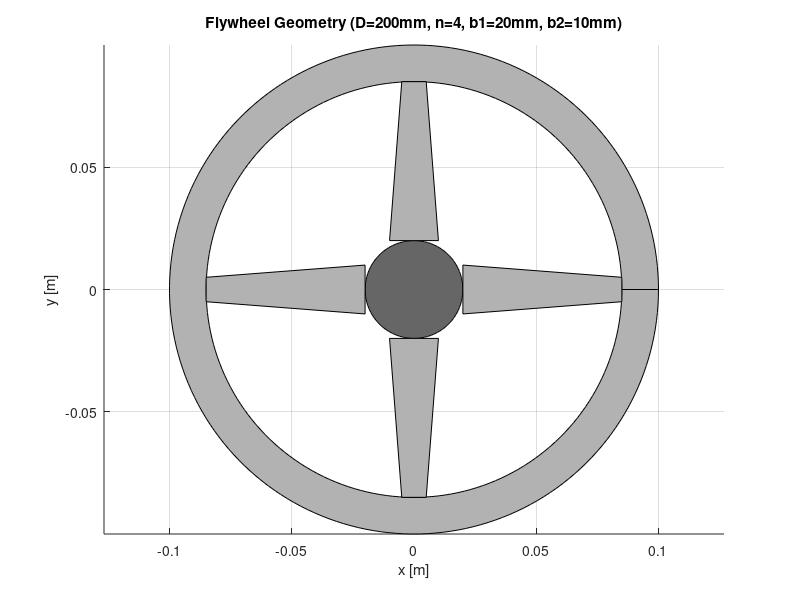

Write MATLAB code to recreate this figure.
% Flywheel Geometry Visualizer
clear; clc;

% --- Parameters (Regular Scale) ---
D = 0.200;          % 200 mm
t_rim = 0.015;      % 15 mm
n = 4;              % 4 spokes
b1 = 0.020;         % 20 mm (hub)
b2 = 0.01;         % 12 mm (rim)
r_hub = 0.020;      % 20 mm

% Calculations
R_out = D/2;
R_in = R_out - t_rim;
theta = linspace(0, 2*pi, 200);

figure('Color', 'w'); hold on;

% 1. Plot Rim
x_out = R_out * cos(theta); y_out = R_out * sin(theta);
x_in = R_in * cos(theta);   y_in = R_in * sin(theta);
fill([x_out, fliplr(x_in)], [y_out, fliplr(y_in)], [0.7 0.7 0.7], 'EdgeColor', 'k');

% 2. Plot Hub
x_h = r_hub * cos(theta); y_h = r_hub * sin(theta);
fill(x_h, y_h, [0.4 0.4 0.4], 'EdgeColor', 'k');

% 3. Plot Spokes
spoke_angles = linspace(0, 2*pi, n+1);
for i = 1:n
    phi = spoke_angles(i);
    
    % Corners of the trapezoidal spoke in local coordinates
    % (x is along the spoke, y is width)
    local_x = [r_hub, R_in, R_in, r_hub];
    local_y = [-b1/2, -b2/2, b2/2, b1/2];
    
    % Rotate to global coordinates
    global_x = local_x * cos(phi) - local_y * sin(phi);
    global_y = local_x * sin(phi) + local_y * cos(phi);
    
    fill(global_x, global_y, [0.7 0.7 0.7], 'EdgeColor', 'k');
end

% Formatting
axis equal; grid on;
xlabel('x [m]'); ylabel('y [m]');
title(sprintf('Flywheel Geometry (D=%dmm, n=%d, b1=%dmm, b2=%dmm)', D*1000, n, b1*1000, b2*1000));
